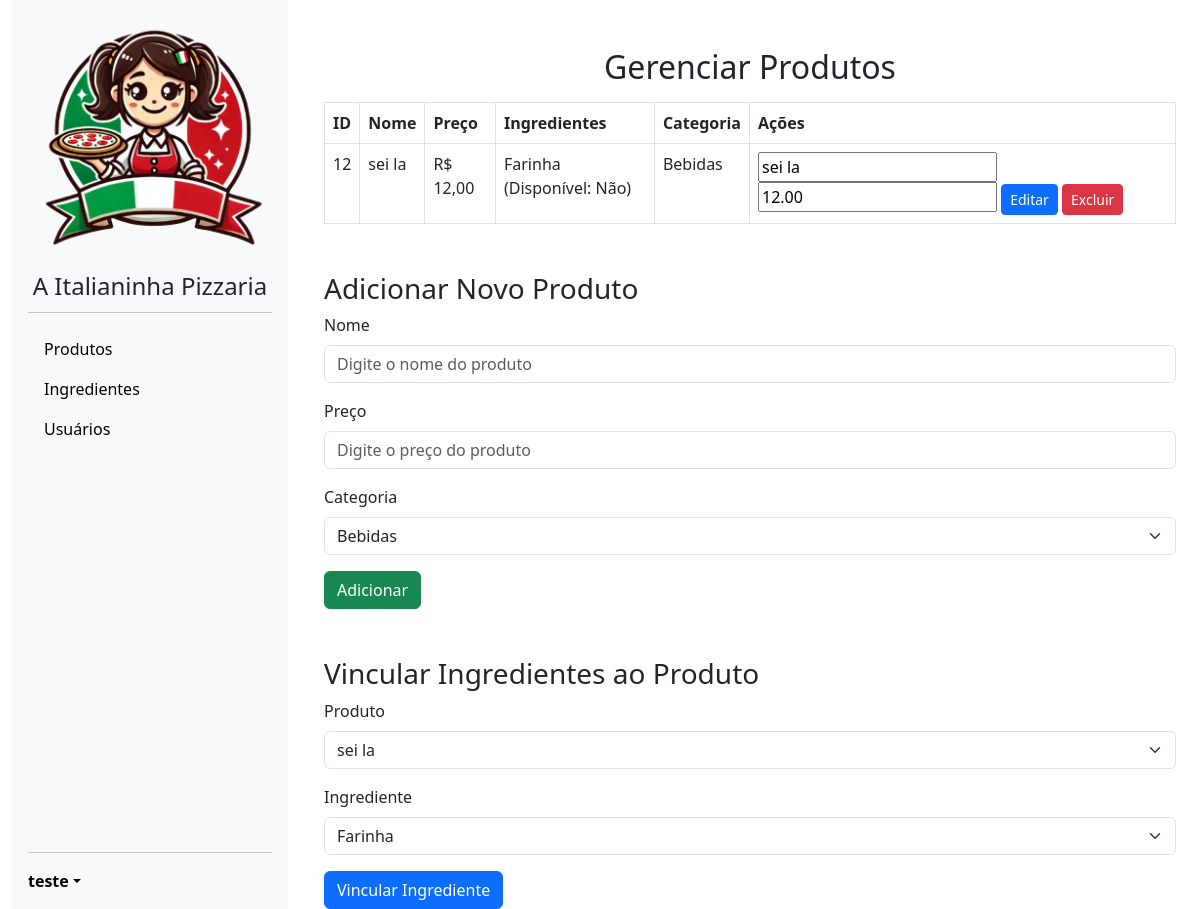
Page /produtos.php (signed in) on the committed database.
### tables this page shows
CREATE TABLE `produto` (
  `Id_Produto` int(11) NOT NULL,
  `Nome` varchar(100) NOT NULL,
  `DataCriacao` date DEFAULT curdate(),
  `Preco` decimal(10,2) NOT NULL,
  `Descricao` text DEFAULT NULL,
  `Disponivel` tinyint(1) DEFAULT 1,
  `Id_Categoria` int(11) DEFAULT NULL
);

CREATE TABLE `ingrediente` (
  `Id_ingrediente` int(11) NOT NULL,
  `Nome` varchar(100) NOT NULL,
  `Disponivel` tinyint(1) DEFAULT 1
);

CREATE TABLE `categoria` (
  `Id_Categoria` int(11) NOT NULL,
  `Nome` varchar(50) NOT NULL
);

### web/produtos.php (called while the page is built, shortened)
<?php
include './components/layout.php';
?>

### web/classes/manipulaProduto.php (called while the page is built, shortened)
<?php
require_once 'conexaoBanco.php';
class manipulaProduto
{
    private $conexao;
    public function __construct()
    {
        $this->conexao = new conexaoBanco();
    }
    public function __destruct()
    {
        $this->conexao = null;
    }
    public function listaProduto()
    {
        $sql = "select p.nome, p.descricao, p.preco, p.id_produto, c.nome as categoria
        from produto p
        inner join categoria c on p.id_categoria = c.id_categoria";
        $stmt = $this->conexao->conectar()->query($sql);
        return $stmt->fetchAll();
    }
}
?>

### web/classes/conexaoBanco.php (called while the page is built)
<?php
class conexaoBanco
{
    private $host = "localhost";
    private $dbname = "banco";
    private $username = "root";
    private $password = "";
    private $conexao;
    public function conectar()
    {
        if ($this->conexao === null)
        {
            try
            {
                $this->conexao = new PDO("mysql:host={$this->host};dbname={$this->dbname}",
                $this->username,
                $this->password
                );
            }
            catch (PDOException $e)
            {
                echo "Erro na conexão: " . $e->getMessage();
                exit;
            }
        }
        return $this->conexao;
    }
}
?>

### web/classes/produto.php (called while the page is built, shortened)
<?php
require_once 'conexaoBanco.php';
class Produto
{
    private $conexao;
    public function __construct()
    {
        $this->conexao = new ConexaoBanco();
    }
    public function __destruct()
    {
        $this->conexao = null;
    }
    public function obterCategoria()
    {
        $sql = "select id_categoria, nome from categoria";
        $stmt = $this->conexao->conectar()->prepare($sql);
        $stmt->execute();
        return $stmt->fetchAll();
    }
}
?>

### web/classes/manipulaIngrediente.php (called while the page is built, shortened)
<?php
require_once 'conexaoBanco.php';
class manipulaIngrediente
{
    private $conexao;
    public function __construct()
    {
        $this->conexao = new conexaoBanco();
    }
    public function __destruct()
    {
        $this->conexao = null;
    }
    public function listaIngrediente()
    {
        $sql = "select * from ingrediente";
        $stmt = $this->conexao->conectar()->query($sql);
        return $stmt->fetchAll();
    }
}
?>

### web/produtosContent.php (the view, shortened to what this page needs)
<?php
require_once './classes/manipulaProduto.php';
require_once './classes/manipulaIngrediente.php';
require_once './classes/produto.php';
$manipulaProduto = new manipulaProduto();
$manipulaIngrediente = new manipulaIngrediente();
$produtos = $manipulaProduto->listaProduto();
$ingredientes = $manipulaIngrediente->listaIngrediente();
$categorias = (new Produto())->obterCategoria();
?>
<!DOCTYPE html>
<html lang="pt-BR">
<head>
    <link rel="stylesheet" href="https://cdn.jsdelivr.net/npm/bootstrap@5.3.0/dist/css/bootstrap.min.css">
</head>
<body>
    <div class="container mt-5">
        <h2 class="text-center">Gerenciar Produtos</h2>
        <table class="table table-bordered mt-3">
            <thead>
                <tr>
                    <th>ID</th>
                    <th>Nome</th>
                    <th>Preço</th>
                    <th>Ingredientes</th>
                    <th>Categoria</th>
                    <th>Ações</th>
                </tr>
            </thead>
            <tbody>
                <?php foreach ($produtos as $produto): ?>
                <tr>
                    <td><?= $produto['id_produto'] ?></td>
                    <td><?= htmlspecialchars($produto['nome']) ?></td>
                    <td>R$ <?= number_format($produto['preco'], 2, ',', '.') ?></td>
                    <td>
                        <?php
                        $sql = "select i.nome, i.disponivel
                                from ingrediente i
                                join produto_ingrediente pi on pi.id_ingrediente = i.id_ingrediente
                                where pi.id_produto = ?";
                        $stmt = (new conexaoBanco())->conectar()->prepare($sql);
                        $stmt->execute([$produto['id_produto']]);
                        $ingredientesProduto = $stmt->fetchAll(PDO::FETCH_ASSOC);
                        if ($ingredientesProduto) {
                            foreach ($ingredientesProduto as $ingrediente) {
                                echo htmlspecialchars($ingrediente['nome']) . " (Disponível: " . ($ingrediente['disponivel'] ? "Sim" : "Não") . ")<br>";
                            }
                        } else {
                            echo "Nenhum ingrediente vinculado.";
                        }
                        ?>
                    </td>
                    <td><?= htmlspecialchars($produto['categoria']) ?></td>
                    <td>
                        <form method="post" style="display:inline;">
                            <input type="text" name="nome" placeholder="Nome" required value="<?= $produto['nome'] ?>">
                            <input type="number" name="preco" placeholder="Preço" required step="0.01" value="<?= $produto['preco'] ?>">
                            <button class="btn btn-primary btn-sm">Editar</button>
                        </form>
                        <form method="post" style="display:inline;" onsubmit="return confirm('Deseja realmente excluir este produto?');">
                            <button class="btn btn-danger btn-sm">Excluir</button>
                        </form>
                    </td>
                </tr>
                <?php endforeach; ?>
            </tbody>
        </table>
        <h3 class="mt-5">Adicionar Novo Produto</h3>
        <form method="post" autocomplete="off">
            <div class="mb-3">
                <label for="nome" class="form-label">Nome</label>
                <input type="text" class="form-control" name="nome" id="nome" placeholder="Digite o nome do produto" required>
            </div>
            <div class="mb-3">
                <label for="preco" class="form-label">Preço</label>
                <input type="number" class="form-control" name="preco" id="preco" placeholder="Digite o preço do produto" required step="0.01">
            </div>
            <div class="mb-3">
                <label for="categoria" class="form-label">Categoria</label>
                <select name="categoria" id="categoria" class="form-select" required>
                    <?php foreach ($categorias as $categoria): ?>
                        <option value="<?= $categoria['id_categoria'] ?>">
                            <?= htmlspecialchars($categoria['nome']) ?>
                        </option>
                    <?php endforeach; ?>
                </select>
            </div>
            <button type="submit" class="btn btn-success">Adicionar</button>
        </form>
                <h3 class="mt-5">Vincular Ingredientes ao Produto</h3>
        <form method="post" autocomplete="off">
            <div class="mb-3">
                <label for="id_produto" class="form-label">Produto</label>
                <select name="id_produto" id="id_produto" class="form-select" required>
                    <?php foreach ($produtos as $produto): ?>
                        <option value="<?= $produto['id_produto'] ?>">
                            <?= htmlspecialchars($produto['nome']) ?>
                        </option>
                    <?php endforeach; ?>
                </select>
            </div>
            <div class="mb-3">
                <label for="id_ingrediente" class="form-label">Ingrediente</label>
                <select name="id_ingrediente" id="id_ingrediente" class="form-select" required>
                    <?php foreach ($ingredientes as $ingrediente): ?>
                        <option value="<?= $ingrediente['Id_ingrediente'] ?>">
                            <?= htmlspecialchars($ingrediente['Nome']) ?>
                        </option>
                    <?php endforeach; ?>
                </select>
            </div>
            <button type="submit" class="btn btn-primary">Vincular Ingrediente</button>
        </form>
    </div>
</body>
</html>

### web/css/sidebar.css (style rules this page uses)
body { min-height: 100vh; min-height: -webkit-fill-available; }
html { height: -webkit-fill-available; }

### rows in the picture
produto: Id_Produto "12", Nome "sei la", Preco "12,00", Id_Categoria.Nome "Bebidas", nome "sei la", preco "12.00"
ingrediente: Nome "Farinha", Disponivel "Não"

### other values in the picture
$_SESSION['username'] "teste"
form field categoria "Bebidas"
form field id_produto "sei la"
form field id_ingrediente "Farinha"
